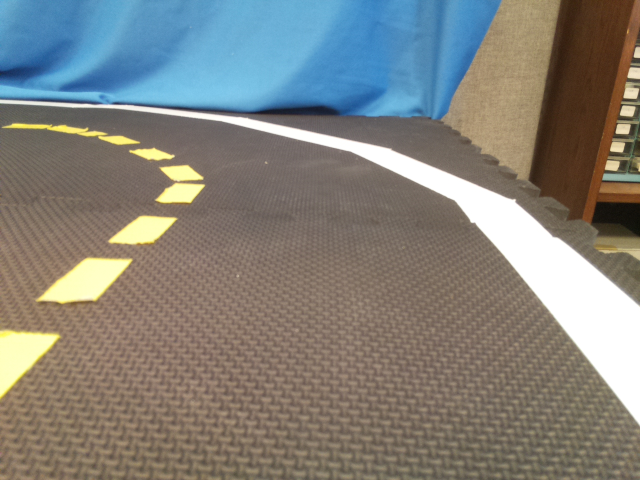
#> input picture pi/1028/test_img/path_0.jpg, 1280 x 960 px, found by its file name (shown at 1/2 size); its folder holds 4 pictures in this run
$ python detect_rgb.py
#> lines starting #> are read from the running program, lines starting #| are printed output that depends on the picture; after the words box and inside, x2 and y2 are one past the last pixel; in counts of white or black regions, pixels touching at a corner belong together
#> further down, img is the input picture: shape (960, 1280, 3); mean R, G, B 130, 128.8, 122.8
import numpy as np
import cv2
from PIL import Image
import time


def detect(img):
    img = img[int(img.shape[0]/2):int(img.shape[0]), :, :]
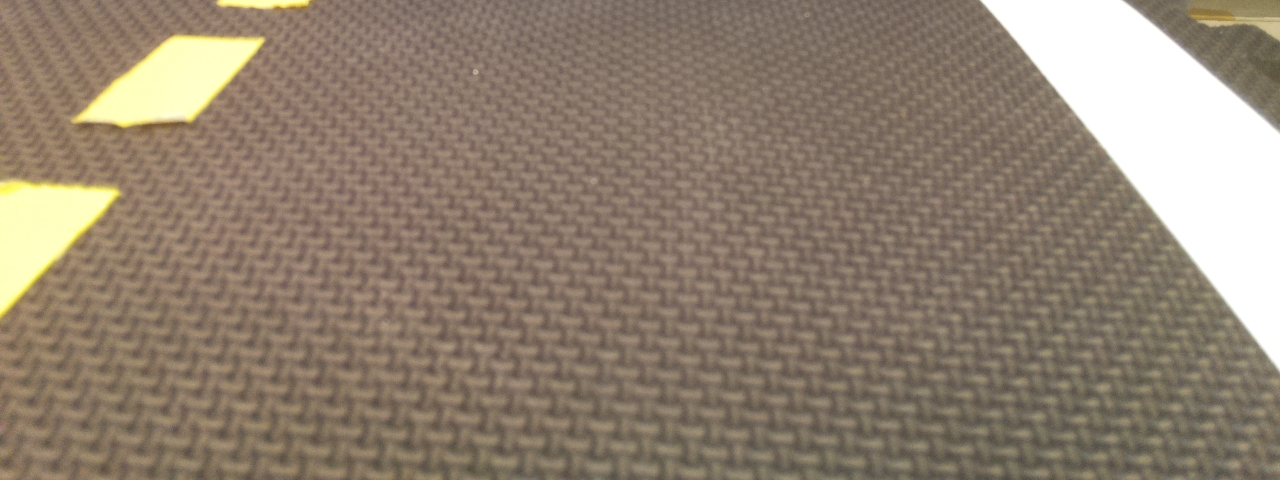
#> img: shape (480, 1280, 3); mean of channels 0, 1, 2 144.7, 129.6, 113.1; drawn as R, G, B
    h, w, _ = img.shape
#> h = 480; w = 1280
    img = cv2.GaussianBlur(img, (5, 5), 0)
    hsv_img = cv2.cvtColor(img, cv2.COLOR_RGB2HSV)
#> hsv_img: shape (480, 1280, 3); mean H, S, V 14.2, 58.4, 144.7

    yellow_low = np.array([26, 57, 46])
    yellow_high = np.array([34, 255, 255])

    white_low = np.array([0, 0, 200])
    white_high = np.array([180, 60, 255])

    red_low = np.array([170, 90, 0])
    red_high = np.array([180, 255, 255])

    mask_white = cv2.inRange(hsv_img, white_low, white_high)
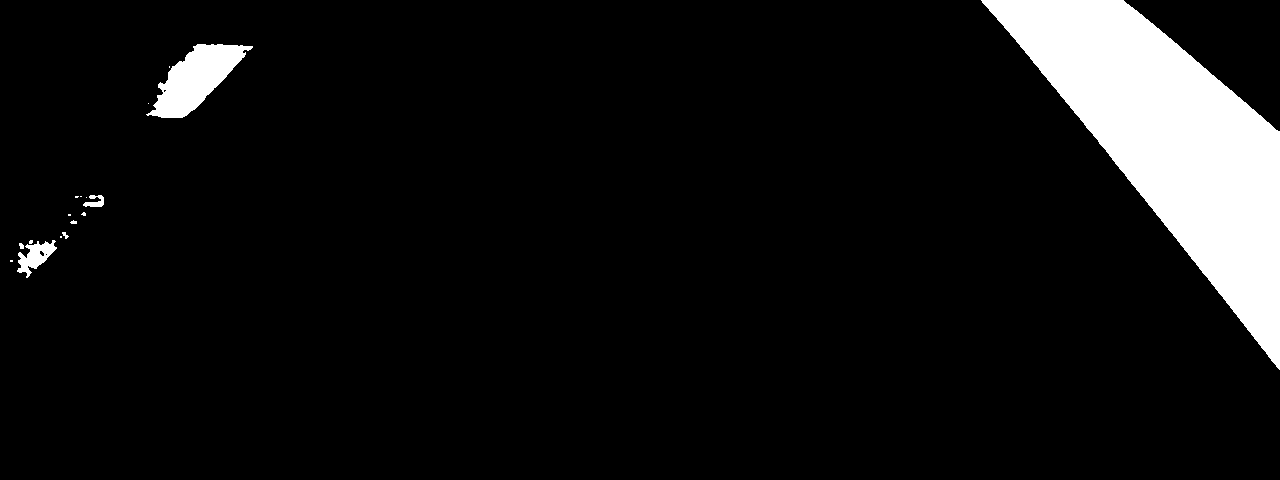
#> mask_white: shape (480, 1280); 8% white; 17 white regions (10 under 20 px), largest, box (x1, y1, x2, y2) and area: (981, 0, 1280, 370) 44501, (146, 44, 253, 118) 3854, (17, 240, 57, 278) 693
    mask_yellow = cv2.inRange(hsv_img, yellow_low, yellow_high)
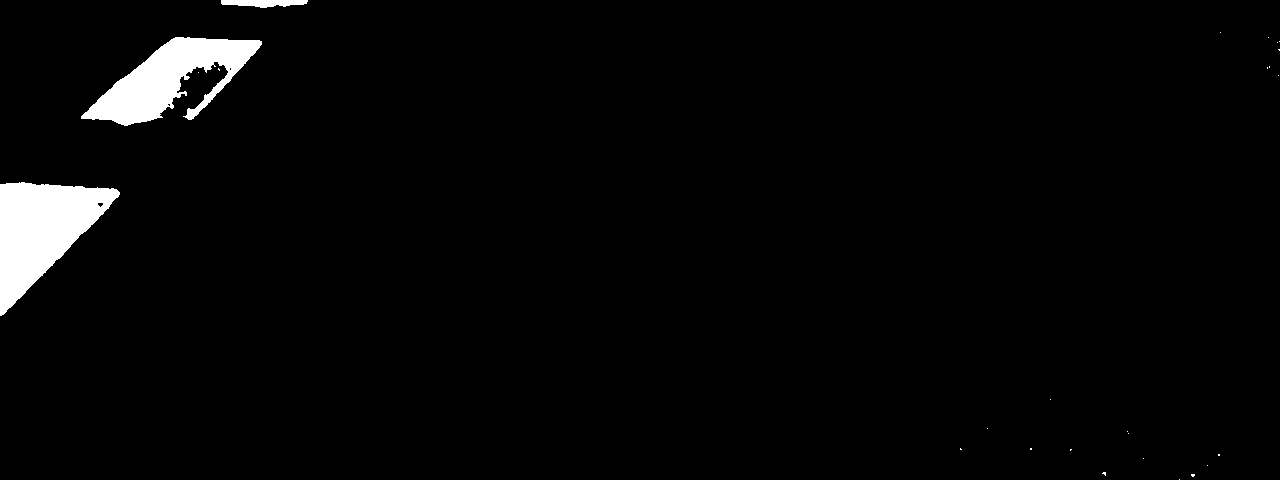
#> mask_yellow: shape (480, 1280); 2.7% white; 26 white regions (23 under 20 px), largest, box (x1, y1, x2, y2) and area: (0, 182, 120, 316) 8584, (81, 37, 262, 126) 7225, (221, 0, 308, 8) 506
    mask_red = cv2.inRange(hsv_img, red_low, red_high)
#> mask_red: shape (480, 1280); every value is 0

    y_ratio = float(format((mask_yellow > 0).sum() / float(w*h), '.4f'))
#> y_ratio = 0.0266
    w_ratio = float(format((mask_white > 0).sum() / float(w*h), '.4f'))
#> w_ratio = 0.0803
    r_ratio = float(format((mask_red > 0).sum() / float(w*h), '.4f'))
#> r_ratio = 0

    y_thresh = float(0.005)
    w_thresh = float(0.044)
    r_thresh = float(0.18)

    if r_ratio >= r_thresh:
        command = 'stop'
        mid = [0, 0]

    elif y_ratio < y_thresh:
        white_pix_r, white_pix_c = np.where(mask_white > 0)
        mid = [int(np.median(white_pix_r)), int(np.median(white_pix_c)/2)]
        command = 'turn left'

    elif y_ratio >= y_thresh and w_ratio < w_thresh:
        yellow_pix_r, yellow_pix_c = np.where(mask_yellow > 0)
        myc = np.median(yellow_pix_c)
        mid = [int(np.median(yellow_pix_r)), int(myc+((w-myc)/2))]
        command = 'turn right'

    elif y_ratio >= y_thresh and y_ratio >= y_thresh:
        white_pix_r, white_pix_c = np.where(mask_white > 0)
        mwr = np.median(white_pix_r)
#> mwr = 125
        mwc = np.median(white_pix_c)
#> mwc = 1165
        yellow_pix_r, yellow_pix_c = np.where(mask_yellow > 0)
#> yellow_pix_r = 16373 values from 0 to 479; yellow_pix_c = 16373 values, max 1279 at index 793, min 0 at index 7779, mean 108.3
        myr = np.median(yellow_pix_r)
#> myr = 189
        myc = np.median(yellow_pix_c)
#> myc = 94
        mid = [int(max(mwr, myr)), int(myc + ((mwc - myc) / 2))]
#> mid = [189, 629]
        command = 'straight'

    else:
        mid = [-1, -1]

    return int(w/2), mid, command


for i in range(9):
    img = np.array(Image.open('1028/test_img/path_' + str(i) + '.jpg'))
    s = time.time()
    center, mid, command = detect(img)
#> center = 640; mid = [189, 629]; command = 'straight'
    print(' ')
    print(center, mid, command)
#| 640 [189, 629] straight
    print(time.time() - s)
#> pass 2 of the loop `for i in range(9):`:
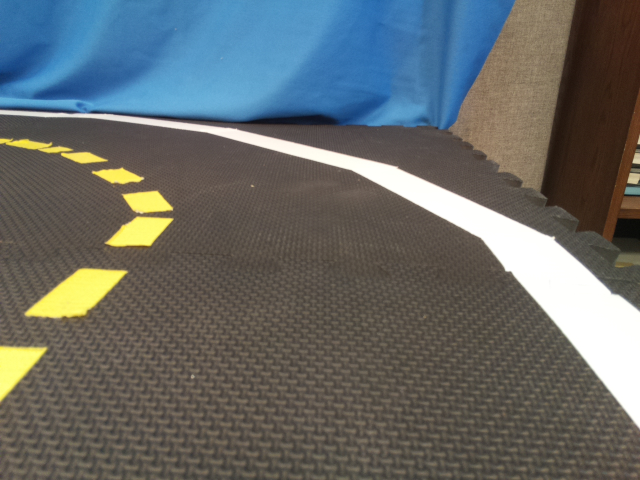
#> input picture pi/1028/test_img/path_1.jpg, 1280 x 960 px, found by its file name (shown at 1/2 size)
#> img is the input picture: shape (960, 1280, 3); mean R, G, B 100.8, 105, 104
#> hsv_img: shape (480, 1280, 3); mean H, S, V 17.3, 46.5, 108.8
#> in detect (call 2), `mask_white = cv2.inRange(hsv_img, white_low, white_high)`:
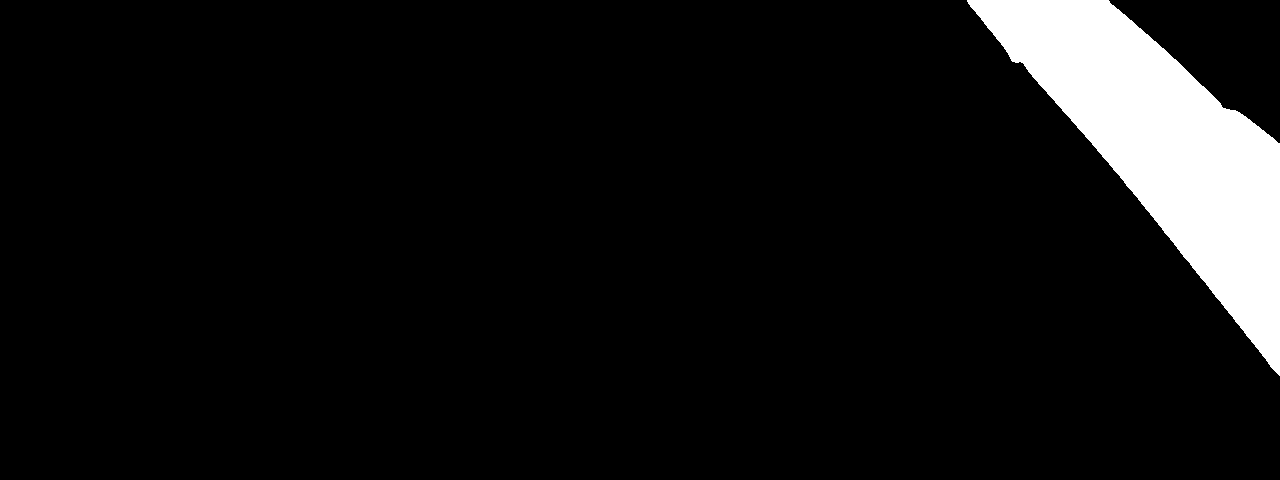
#> mask_white: shape (480, 1280); 7.4% white; 1 white region, box (x1, y1, x2, y2) and area: (967, 0, 1280, 376) 45203
#> in detect (call 2), `mask_yellow = cv2.inRange(hsv_img, yellow_low, yellow_high)`:
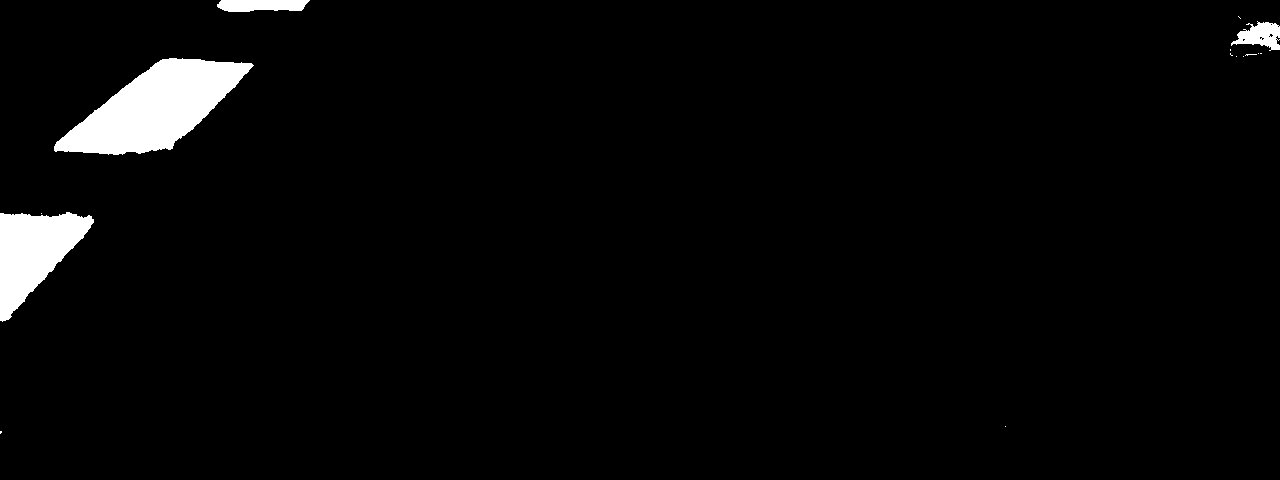
#> mask_yellow: shape (480, 1280); 2.9% white; 15 white regions (11 under 20 px), largest, box (x1, y1, x2, y2) and area: (54, 58, 254, 155) 10346, (0, 212, 94, 322) 5706, (217, 0, 310, 12) 940, (1231, 21, 1280, 51) 839
#> y_ratio = 0.0291
#> w_ratio = 0.0736
#> mwr = 139
#> mwc = 1170
#> yellow_pix_r = 17865 values from 0 to 433; yellow_pix_c = 17865 values, max 1279 at index 1044, min 0 at index 12156, mean 175.2
#> myr = 125
#> myc = 133
#> in detect (call 2), `mid = [int(max(mwr, myr)), int(myc + ((mwc - myc) / 2))]`: mid = [139, 651]
#| 640 [139, 651] straight
#> (the run stopped early here; a loop or call above may not have finished)
